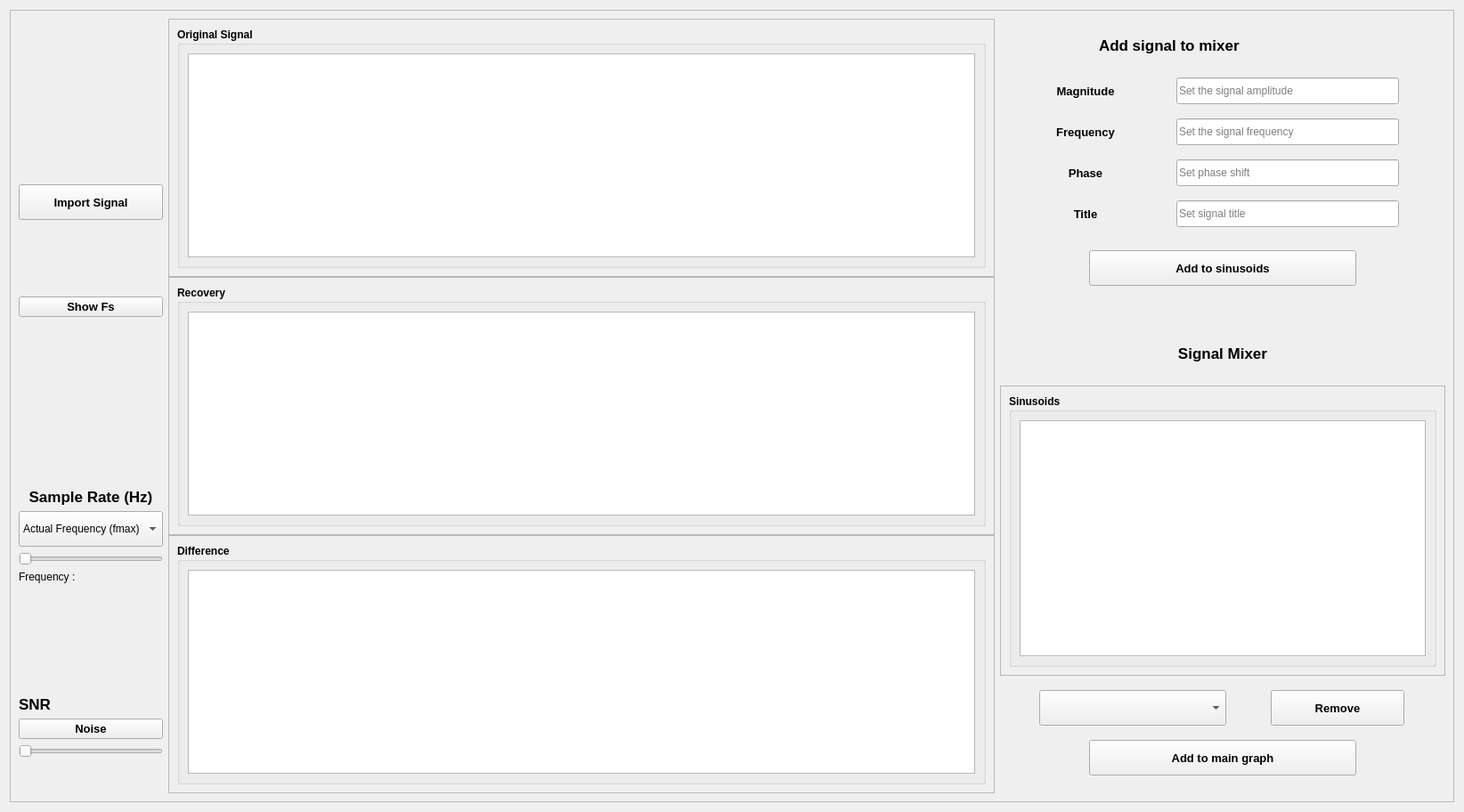
  <widget class="QWidget" name="centralwidget">
   <layout class="QHBoxLayout" name="horizontalLayout_36">
    <item>
     <widget class="QFrame" name="frame_5">
      <property name="frameShape">
       <enum>QFrame::StyledPanel</enum>
      </property>
      <property name="frameShadow">
       <enum>QFrame::Raised</enum>
      </property>
      <layout class="QHBoxLayout" name="horizontalLayout_18">
       <item>
        <layout class="QHBoxLayout" name="horizontalLayout_17">
         <property name="leftMargin">
          <number>0</number>
         </property>
         <item>
          <layout class="QVBoxLayout" name="verticalLayout_3">
           <item>
            <spacer name="verticalSpacer_5">
             <property name="orientation">
              <enum>Qt::Vertical</enum>
             </property>
             <property name="sizeHint" stdset="0">
              <size>
               <width>20</width>
               <height>40</height>
              </size>
             </property>
            </spacer>
           </item>
           <item>
            <layout class="QHBoxLayout" name="horizontalLayout_19">
             <item>
              <widget class="QPushButton" name="importSignalBtn">
               <property name="minimumSize">
                <size>
                 <width>0</width>
                 <height>40</height>
                </size>
               </property>
               <property name="maximumSize">
                <size>
                 <width>200</width>
                 <height>40</height>
                </size>
               </property>
               <property name="font">
                <font>
                 <pointsize>10</pointsize>
                 <weight>75</weight>
                 <bold>true</bold>
                </font>
               </property>
               <property name="text">
                <string>Import Signal</string>
               </property>
              </widget>
             </item>
            </layout>
           </item>
           <item>
            <spacer name="verticalSpacer_3">
             <property name="orientation">
              <enum>Qt::Vertical</enum>
             </property>
             <property name="sizeType">
              <enum>QSizePolicy::Fixed</enum>
             </property>
             <property name="sizeHint" stdset="0">
              <size>
               <width>20</width>
               <height>80</height>
              </size>
             </property>
            </spacer>
           </item>
           <item>
            <layout class="QHBoxLayout" name="horizontalLayout_20"/>
           </item>
           <item>
            <widget class="QPushButton" name="showSampleFreqBtn">
             <property name="font">
              <font>
               <pointsize>10</pointsize>
               <weight>75</weight>
               <bold>true</bold>
              </font>
             </property>
             <property name="text">
              <string>Show Fs</string>
             </property>
            </widget>
           </item>
           <item>
            <spacer name="verticalSpacer_6">
             <property name="orientation">
              <enum>Qt::Vertical</enum>
             </property>
             <property name="sizeHint" stdset="0">
              <size>
               <width>20</width>
               <height>40</height>
              </size>
             </property>
            </spacer>
           </item>
           <item>
            <widget class="QLabel" name="label_7">
             <property name="maximumSize">
              <size>
               <width>200</width>
               <height>30</height>
              </size>
             </property>
             <property name="font">
              <font>
               <pointsize>13</pointsize>
               <weight>75</weight>
               <bold>true</bold>
              </font>
             </property>
             <property name="text">
              <string>Sample Rate (Hz)</string>
             </property>
             <property name="alignment">
              <set>Qt::AlignCenter</set>
             </property>
            </widget>
           </item>
           <item>
            <widget class="QComboBox" name="comboBox_3">
             <property name="minimumSize">
              <size>
               <width>87</width>
               <height>40</height>
              </size>
             </property>
             <property name="maximumSize">
              <size>
               <width>200</width>
               <height>40</height>
              </size>
             </property>
             <item>
              <property name="text">
               <string>Actual Frequency (fmax)</string>
              </property>
             </item>
             <item>
              <property name="text">
               <string>Normalized Frequency</string>
              </property>
             </item>
            </widget>
           </item>
           <item>
            <widget class="QSlider" name="horizontalSlider_3">
             <property name="maximumSize">
              <size>
               <width>240</width>
               <height>16777215</height>
              </size>
             </property>
             <property name="orientation">
              <enum>Qt::Horizontal</enum>
             </property>
            </widget>
           </item>
           <item>
            <widget class="QLabel" name="label_3">
             <property name="text">
              <string>Frequency : </string>
             </property>
            </widget>
           </item>
           <item>
            <layout class="QHBoxLayout" name="horizontalLayout_21"/>
           </item>
           <item>
            <spacer name="verticalSpacer_2">
             <property name="orientation">
              <enum>Qt::Vertical</enum>
             </property>
             <property name="sizeType">
              <enum>QSizePolicy::Fixed</enum>
             </property>
             <property name="sizeHint" stdset="0">
              <size>
               <width>20</width>
               <height>120</height>
              </size>
             </property>
            </spacer>
           </item>
           <item>
            <layout class="QHBoxLayout" name="horizontalLayout_2"/>
           </item>
           <item>
            <widget class="QLabel" name="label_8">
             <property name="sizePolicy">
              <sizepolicy hsizetype="Maximum" vsizetype="Preferred">
               <horstretch>0</horstretch>
               <verstretch>0</verstretch>
              </sizepolicy>
             </property>
             <property name="minimumSize">
              <size>
               <width>48</width>
               <height>0</height>
              </size>
             </property>
             <property name="maximumSize">
              <size>
               <width>200</width>
               <height>53</height>
              </size>
             </property>
             <property name="font">
              <font>
               <pointsize>13</pointsize>
               <weight>75</weight>
               <bold>true</bold>
              </font>
             </property>
             <property name="text">
              <string>SNR</string>
             </property>
             <property name="alignment">
              <set>Qt::AlignLeading|Qt::AlignLeft|Qt::AlignVCenter</set>
             </property>
            </widget>
           </item>
           <item>
            <widget class="QPushButton" name="noiseBtn">
             <property name="font">
              <font>
               <pointsize>10</pointsize>
               <weight>75</weight>
               <bold>true</bold>
              </font>
             </property>
             <property name="text">
              <string>Noise</string>
             </property>
            </widget>
           </item>
           <item>
            <layout class="QHBoxLayout" name="horizontalLayout_22"/>
           </item>
           <item>
            <widget class="QSlider" name="noiseSlider">
             <property name="maximumSize">
              <size>
               <width>240</width>
               <height>16777215</height>
              </size>
             </property>
             <property name="maximum">
              <number>50</number>
             </property>
             <property name="singleStep">
              <number>5</number>
             </property>
             <property name="orientation">
              <enum>Qt::Horizontal</enum>
             </property>
            </widget>
           </item>
           <item>
            <widget class="QLabel" name="noiseLabel">
             <property name="text">
              <string/>
             </property>
            </widget>
           </item>
           <item>
            <layout class="QHBoxLayout" name="horizontalLayout_24"/>
           </item>
           <item>
            <spacer name="verticalSpacer_4">
             <property name="orientation">
              <enum>Qt::Vertical</enum>
             </property>
             <property name="sizeType">
              <enum>QSizePolicy::Fixed</enum>
             </property>
             <property name="sizeHint" stdset="0">
              <size>
               <width>20</width>
               <height>20</height>
              </size>
             </property>
            </spacer>
           </item>
          </layout>
         </item>
         <item>
          <layout class="QVBoxLayout" name="verticalLayout_5">
           <property name="spacing">
            <number>0</number>
           </property>
           <property name="sizeConstraint">
            <enum>QLayout::SetMaximumSize</enum>
           </property>
           <item>
            <widget class="QFrame" name="frame">
             <property name="minimumSize">
              <size>
               <width>928</width>
               <height>270</height>
              </size>
             </property>
             <property name="frameShape">
              <enum>QFrame::StyledPanel</enum>
             </property>
             <property name="frameShadow">
              <enum>QFrame::Raised</enum>
             </property>
             <layout class="QHBoxLayout" name="horizontalLayout_25">
              <item>
               <widget class="QGroupBox" name="groupBox_6">
                <property name="minimumSize">
                 <size>
                  <width>0</width>
                  <height>270</height>
                 </size>
                </property>
                <property name="font">
                 <font>
                  <pointsize>9</pointsize>
                  <weight>75</weight>
                  <bold>true</bold>
                 </font>
                </property>
                <property name="title">
                 <string>Original Signal</string>
                </property>
                <layout class="QHBoxLayout" name="horizontalLayout_26">
                 <item>
                  <widget class="PlotWidget" name="samplingGraph"/>
                 </item>
                </layout>
               </widget>
              </item>
             </layout>
            </widget>
           </item>
           <item>
            <widget class="QFrame" name="frame_2">
             <property name="minimumSize">
              <size>
               <width>928</width>
               <height>270</height>
              </size>
             </property>
             <property name="frameShape">
              <enum>QFrame::StyledPanel</enum>
             </property>
             <property name="frameShadow">
              <enum>QFrame::Raised</enum>
             </property>
             <layout class="QHBoxLayout" name="horizontalLayout_27">
              <item>
               <widget class="QGroupBox" name="groupBox_7">
                <property name="minimumSize">
                 <size>
                  <width>0</width>
                  <height>270</height>
                 </size>
                </property>
                <property name="font">
                 <font>
                  <pointsize>9</pointsize>
                  <weight>75</weight>
                  <bold>true</bold>
                 </font>
                </property>
                <property name="title">
                 <string>Recovery</string>
                </property>
                <layout class="QHBoxLayout" name="horizontalLayout_28">
                 <item>
                  <widget class="PlotWidget" name="recoveryGraph">
                   <property name="minimumSize">
                    <size>
                     <width>0</width>
                     <height>0</height>
                    </size>
                   </property>
                  </widget>
                 </item>
                </layout>
               </widget>
              </item>
             </layout>
            </widget>
           </item>
           <item>
            <widget class="QFrame" name="frame_3">
             <property name="minimumSize">
              <size>
               <width>928</width>
               <height>270</height>
              </size>
             </property>
             <property name="frameShape">
              <enum>QFrame::StyledPanel</enum>
             </property>
             <property name="frameShadow">
              <enum>QFrame::Raised</enum>
             </property>
             <layout class="QHBoxLayout" name="horizontalLayout_29">
              <item>
               <widget class="QGroupBox" name="groupBox_8">
                <property name="minimumSize">
                 <size>
                  <width>0</width>
                  <height>270</height>
                 </size>
                </property>
                <property name="font">
                 <font>
                  <pointsize>9</pointsize>
                  <weight>75</weight>
                  <bold>true</bold>
                 </font>
                </property>
                <property name="title">
                 <string>Difference</string>
                </property>
                <layout class="QHBoxLayout" name="horizontalLayout_30">
                 <item>
                  <widget class="PlotWidget" name="diffGraph"/>
                 </item>
                </layout>
               </widget>
              </item>
             </layout>
            </widget>
           </item>
          </layout>
         </item>
         <item>
          <layout class="QVBoxLayout" name="verticalLayout">
           <item>
            <layout class="QHBoxLayout" name="horizontalLayout_16">
             <property name="spacing">
              <number>7</number>
             </property>
             <property name="leftMargin">
              <number>0</number>
             </property>
             <item>
              <layout class="QHBoxLayout" name="horizontalLayout_40">
               <property name="bottomMargin">
                <number>0</number>
               </property>
               <item>
                <widget class="QLabel" name="label_2">
                 <property name="minimumSize">
                  <size>
                   <width>0</width>
                   <height>30</height>
                  </size>
                 </property>
                 <property name="maximumSize">
                  <size>
                   <width>278</width>
                   <height>40</height>
                  </size>
                 </property>
                 <property name="font">
                  <font>
                   <pointsize>13</pointsize>
                   <weight>75</weight>
                   <bold>true</bold>
                  </font>
                 </property>
                 <property name="text">
                  <string>Add signal to mixer</string>
                 </property>
                </widget>
               </item>
              </layout>
             </item>
            </layout>
           </item>
           <item>
            <layout class="QHBoxLayout" name="horizontalLayout_31">
             <item>
              <widget class="QLabel" name="label_9">
               <property name="minimumSize">
                <size>
                 <width>88</width>
                 <height>0</height>
                </size>
               </property>
               <property name="maximumSize">
                <size>
                 <width>88</width>
                 <height>16777215</height>
                </size>
               </property>
               <property name="font">
                <font>
                 <pointsize>10</pointsize>
                 <weight>75</weight>
                 <bold>true</bold>
                </font>
               </property>
               <property name="text">
                <string>Magnitude</string>
               </property>
               <property name="alignment">
                <set>Qt::AlignCenter</set>
               </property>
              </widget>
             </item>
             <item>
              <widget class="QLineEdit" name="lineEditMagnitude">
               <property name="minimumSize">
                <size>
                 <width>200</width>
                 <height>30</height>
                </size>
               </property>
               <property name="maximumSize">
                <size>
                 <width>250</width>
                 <height>16777215</height>
                </size>
               </property>
               <property name="inputMethodHints">
                <set>Qt::ImhDigitsOnly</set>
               </property>
               <property name="placeholderText">
                <string>Set the signal amplitude</string>
               </property>
              </widget>
             </item>
            </layout>
           </item>
           <item>
            <layout class="QHBoxLayout" name="horizontalLayout_32">
             <item>
              <widget class="QLabel" name="label_10">
               <property name="minimumSize">
                <size>
                 <width>88</width>
                 <height>0</height>
                </size>
               </property>
               <property name="maximumSize">
                <size>
                 <width>88</width>
                 <height>16777215</height>
                </size>
               </property>
               <property name="font">
                <font>
                 <pointsize>10</pointsize>
                 <weight>75</weight>
                 <bold>true</bold>
                </font>
               </property>
               <property name="text">
                <string>Frequency</string>
               </property>
               <property name="alignment">
                <set>Qt::AlignCenter</set>
               </property>
              </widget>
             </item>
             <item>
              <widget class="QLineEdit" name="lineEditFrequency">
               <property name="minimumSize">
                <size>
                 <width>200</width>
                 <height>30</height>
                </size>
               </property>
               <property name="maximumSize">
                <size>
                 <width>250</width>
                 <height>16777215</height>
                </size>
               </property>
               <property name="inputMethodHints">
                <set>Qt::ImhDigitsOnly</set>
               </property>
               <property name="placeholderText">
                <string>Set the signal frequency</string>
               </property>
              </widget>
             </item>
            </layout>
           </item>
           <item>
            <layout class="QHBoxLayout" name="horizontalLayout_33">
             <item>
              <widget class="QLabel" name="label_11">
               <property name="minimumSize">
                <size>
                 <width>88</width>
                 <height>0</height>
                </size>
               </property>
               <property name="maximumSize">
                <size>
                 <width>88</width>
                 <height>16777215</height>
                </size>
               </property>
               <property name="font">
                <font>
                 <pointsize>10</pointsize>
                 <weight>75</weight>
                 <bold>true</bold>
                </font>
               </property>
               <property name="text">
                <string>Phase</string>
               </property>
               <property name="alignment">
                <set>Qt::AlignCenter</set>
               </property>
              </widget>
             </item>
             <item>
              <widget class="QLineEdit" name="lineEditPhase">
               <property name="minimumSize">
                <size>
                 <width>200</width>
                 <height>30</height>
                </size>
               </property>
               <property name="maximumSize">
                <size>
                 <width>250</width>
                 <height>16777215</height>
                </size>
               </property>
               <property name="inputMethodHints">
                <set>Qt::ImhDigitsOnly</set>
               </property>
               <property name="placeholderText">
                <string>Set phase shift</string>
               </property>
              </widget>
             </item>
            </layout>
           </item>
           <item>
            <layout class="QHBoxLayout" name="horizontalLayout_37">
             <item>
              <widget class="QLabel" name="label_12">
               <property name="minimumSize">
                <size>
                 <width>88</width>
                 <height>0</height>
                </size>
               </property>
               <property name="maximumSize">
                <size>
                 <width>88</width>
                 <height>16777215</height>
                </size>
               </property>
               <property name="font">
                <font>
                 <pointsize>10</pointsize>
                 <weight>75</weight>
                 <bold>true</bold>
                </font>
               </property>
               <property name="text">
                <string>Title</string>
               </property>
               <property name="alignment">
                <set>Qt::AlignCenter</set>
               </property>
              </widget>
             </item>
             <item>
              <widget class="QLineEdit" name="lineEditTitle">
               <property name="minimumSize">
                <size>
                 <width>200</width>
                 <height>30</height>
                </size>
               </property>
               <property name="maximumSize">
                <size>
                 <width>250</width>
                 <height>16777215</height>
                </size>
               </property>
               <property name="placeholderText">
                <string>Set signal title</string>
               </property>
              </widget>
             </item>
            </layout>
           </item>
           <item>
            <spacer name="verticalSpacer_7">
             <property name="orientation">
              <enum>Qt::Vertical</enum>
             </property>
             <property name="sizeType">
              <enum>QSizePolicy::Fixed</enum>
             </property>
             <property name="sizeHint" stdset="0">
              <size>
               <width>20</width>
               <height>10</height>
              </size>
             </property>
            </spacer>
           </item>
           <item>
            <layout class="QHBoxLayout" name="horizontalLayout_34">
             <property name="bottomMargin">
              <number>10</number>
             </property>
             <item>
              <widget class="QPushButton" name="addSineToMixerBtn">
               <property name="minimumSize">
                <size>
                 <width>0</width>
                 <height>40</height>
                </size>
               </property>
               <property name="maximumSize">
                <size>
                 <width>300</width>
                 <height>40</height>
                </size>
               </property>
               <property name="font">
                <font>
                 <pointsize>10</pointsize>
                 <weight>75</weight>
                 <bold>true</bold>
                </font>
               </property>
               <property name="text">
                <string>Add to sinusoids</string>
               </property>
              </widget>
             </item>
            </layout>
           </item>
           <item>
            <spacer name="verticalSpacer">
             <property name="orientation">
              <enum>Qt::Vertical</enum>
             </property>
             <property name="sizeType">
              <enum>QSizePolicy::Fixed</enum>
             </property>
             <property name="sizeHint" stdset="0">
              <size>
               <width>20</width>
               <height>30</height>
              </size>
             </property>
            </spacer>
           </item>
           <item>
            <layout class="QHBoxLayout" name="horizontalLayout_39">
             <property name="bottomMargin">
              <number>0</number>
             </property>
             <item>
              <widget class="QLabel" name="label">
               <property name="minimumSize">
                <size>
                 <width>0</width>
                 <height>30</height>
                </size>
               </property>
               <property name="maximumSize">
                <size>
                 <width>200</width>
                 <height>40</height>
                </size>
               </property>
               <property name="font">
                <font>
                 <pointsize>13</pointsize>
                 <weight>75</weight>
                 <bold>true</bold>
                </font>
               </property>
               <property name="text">
                <string>Signal Mixer</string>
               </property>
               <property name="alignment">
                <set>Qt::AlignCenter</set>
               </property>
              </widget>
             </item>
            </layout>
           </item>
           <item>
            <widget class="QFrame" name="frame_4">
             <property name="minimumSize">
              <size>
               <width>500</width>
               <height>149</height>
              </size>
             </property>
             <property name="maximumSize">
              <size>
               <width>623</width>
               <height>326</height>
              </size>
             </property>
             <property name="frameShape">
              <enum>QFrame::StyledPanel</enum>
             </property>
             <property name="frameShadow">
              <enum>QFrame::Raised</enum>
             </property>
             <layout class="QVBoxLayout" name="verticalLayout_9">
              <item>
               <widget class="QGroupBox" name="groupBox_9">
                <property name="minimumSize">
                 <size>
                  <width>0</width>
                  <height>0</height>
                 </size>
                </property>
                <property name="maximumSize">
                 <size>
                  <width>123131</width>
                  <height>16777215</height>
                 </size>
                </property>
                <property name="font">
                 <font>
                  <pointsize>9</pointsize>
                  <weight>75</weight>
                  <bold>true</bold>
                 </font>
                </property>
                <property name="title">
                 <string>Sinusoids</string>
                </property>
                <layout class="QHBoxLayout" name="horizontalLayout">
                 <item>
                  <widget class="PlotWidget" name="mixerGraph">
                   <property name="minimumSize">
                    <size>
                     <width>0</width>
                     <height>0</height>
                    </size>
                   </property>
                   <property name="maximumSize">
                    <size>
                     <width>16777215</width>
                     <height>12312313</height>
                    </size>
                   </property>
                  </widget>
                 </item>
                </layout>
               </widget>
              </item>
             </layout>
            </widget>
           </item>
           <item>
            <layout class="QHBoxLayout" name="horizontalLayout_35">
             <item>
              <widget class="QComboBox" name="comboBoxMixer">
               <property name="minimumSize">
                <size>
                 <width>87</width>
                 <height>30</height>
                </size>
               </property>
               <property name="maximumSize">
                <size>
                 <width>210</width>
                 <height>40</height>
                </size>
               </property>
              </widget>
             </item>
             <item>
              <widget class="QPushButton" name="removeSignalMixerBtn">
               <property name="minimumSize">
                <size>
                 <width>0</width>
                 <height>40</height>
                </size>
               </property>
               <property name="maximumSize">
                <size>
                 <width>150</width>
                 <height>40</height>
                </size>
               </property>
               <property name="font">
                <font>
                 <pointsize>10</pointsize>
                 <weight>75</weight>
                 <bold>true</bold>
                </font>
               </property>
               <property name="text">
                <string>Remove</string>
               </property>
              </widget>
             </item>
            </layout>
           </item>
           <item>
            <layout class="QHBoxLayout" name="horizontalLayout_38">
             <property name="bottomMargin">
              <number>10</number>
             </property>
             <item>
              <widget class="QPushButton" name="importFromMixerBtn">
               <property name="minimumSize">
                <size>
                 <width>0</width>
                 <height>40</height>
                </size>
               </property>
               <property name="maximumSize">
                <size>
                 <width>300</width>
                 <height>40</height>
                </size>
               </property>
               <property name="font">
                <font>
                 <pointsize>10</pointsize>
                 <weight>75</weight>
                 <bold>true</bold>
                </font>
               </property>
               <property name="text">
                <string>Add to main graph</string>
               </property>
              </widget>
             </item>
            </layout>
           </item>
          </layout>
         </item>
        </layout>
       </item>
      </layout>
     </widget>
    </item>
   </layout>
  </widget>
